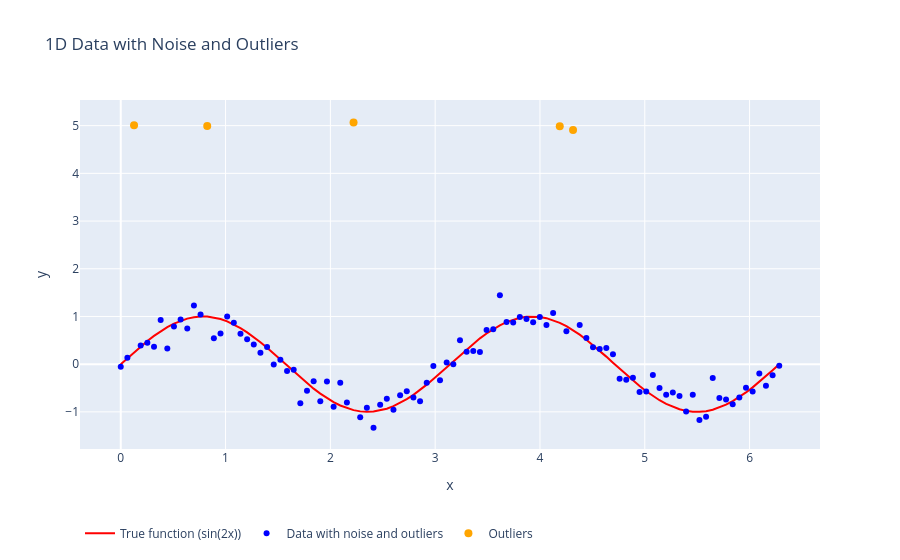

The notebook cell saved with this chart:
### Code cell
# 1D Dataset Generation with Outliers
def generate_1d_data(n=100, noise_std=0.2, outlier_ratio=0.03):
    # Generate x values uniformly distributed between 0 and 2π
    x = np.linspace(0, 2 * np.pi, n)
    
    # True function: sine wave
    y_true = np.sin(2 * x)
    
    # Add Gaussian noise to y values
    y = y_true + np.random.normal(0, noise_std, x.shape[0])
    
    # Insert outliers
    n_outliers = int(n * outlier_ratio)
    outlier_indices = np.random.choice(n, n_outliers, replace=False)
    y[outlier_indices] = 5 + np.random.uniform(-0.1, 0.1, n_outliers)
    
    return x, y, y_true, outlier_indices


# Generate 1D dataset with outliers
x, y, y_true, outlier_indices = generate_1d_data(n=100, noise_std=0.2, outlier_ratio=0.05)

# Convert the data to numpy arrays for Plotly
x = x
y = y
y_true = y_true
outliers_x = x[outlier_indices]
outliers_y = y[outlier_indices]

# Create traces for plotly
true_func_trace = go.Scatter(x=x, y=y_true, mode='lines', name='True function (sin(2x))', line=dict(color='red'))
data_trace = go.Scatter(x=x, y=y, mode='markers', name='Data with noise and outliers', marker=dict(color='blue', size=6))
outliers_trace = go.Scatter(x=outliers_x, y=outliers_y, mode='markers', name='Outliers', marker=dict(color='orange', size=8))

# Combine the traces
fig = go.Figure(data=[true_func_trace, data_trace, outliers_trace])

# Update layout for better visualization
fig.update_layout(
    title="1D Data with Noise and Outliers",
    xaxis_title="x",
    yaxis_title="y",
    showlegend=True,
    legend=dict(
        x=0,
        y=-0.2,
        orientation="h"
    )
)

# Show plot
fig.show()
